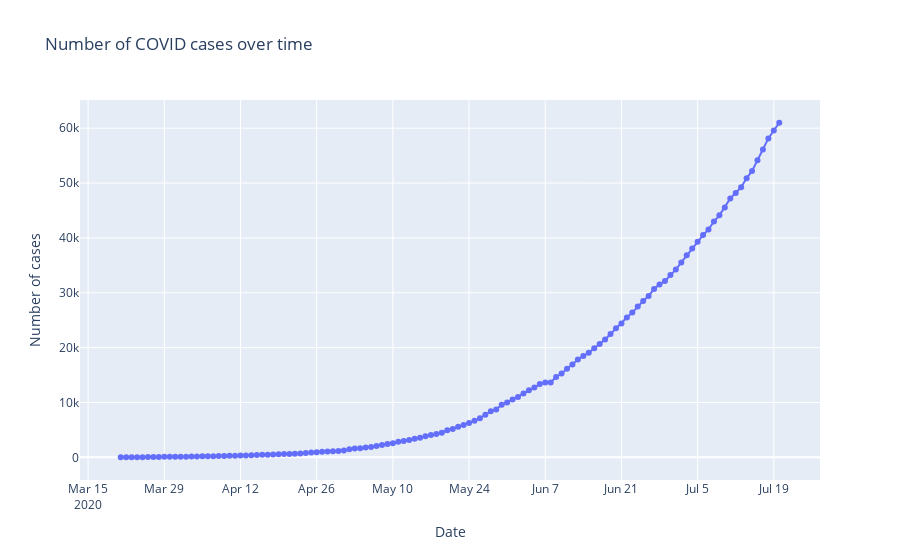

This figure's notebook cell:
### Code cell
fig = go.Figure(data=go.Scatter(x=total_confirmed['date'],
                                y=total_confirmed['cases'],
                                mode='lines+markers')) 
fig.update_layout(title='Number of COVID cases over time', xaxis_title="Date", yaxis_title="Number of cases")
fig.show()

covid_lp = df[df['region']=="La Paz"][['date','cases']].groupby('date').sum().reset_index()
covid_sc = df[df['region']=="Santa Cruz"][['date','cases']].groupby('date').sum().reset_index()
covid_cb = df[df['region']=="Cochabamba"][['date','cases']].groupby('date').sum().reset_index()
covid_or = df[df['region']=="Oruro"][['date','cases']].groupby('date').sum().reset_index()
covid_bn = df[df['region']=="Beni"][['date','cases']].groupby('date').sum().reset_index()
covid_pn = df[df['region']=="Pando"][['date','cases']].groupby('date').sum().reset_index()
covid_tj = df[df['region']=="Tarija"][['date','cases']].groupby('date').sum().reset_index()
covid_cs = df[df['region']=="Chuquisaca"][['date','cases']].groupby('date').sum().reset_index()
covid_pt = df[df['region']=="Potosi"][['date','cases']].groupby('date').sum().reset_index()

### Figure 1 — Plotly figure (JSON) as saved in the notebook; plotly's stock layout.template omitted (floating-point values rounded to 4 significant figures)
{"data": [{"y": [20, 27, 28, 32, 39, 61, 74, 81, 96, 107, 115, 123, 132, 139, 157, 183, 194, 210, 264, 268, 275, 300, 330, 354, 397, 441, 465, 493, 520, 564, 598, 609, 672, 703, 807, 866, 950, 1014, 1053, 1110, 1167, 1229, 1470, 1594, 1681, 1802, 1886, 2081, 2266, 2437, 2556, 2831, 2964, 3148, 3372, 3577, 3826, 4088, 4263, 4481, 4919, 5187, 5579, 5915, 6263, 6660, 7136, 7768, 8387, 8731, 9592, 9982, 10531, 10991, 11638, 12245, 12728, 13358, 13643, 13643, 14644, 15281, 16165, 16929, 17842, 18459, 19073, 19883, 20685, 21485, 22476, 23512, 24388, 25493, 26389, 27487, 28503, 29423, 30676, 31524, 32125, 33219, 34227, 35528, 36818, 38071, 39297, 40509, 41545, 42984, 44113, 45565, 47200, 48187, 49250, 50867, 52218, 54156, 56102, 58138, 59582, 60991], "x": ["2020-03-21", "2020-03-22", "2020-03-23", "2020-03-24", "2020-03-25", "2020-03-26", "2020-03-27", "2020-03-28", "2020-03-29", "2020-03-30", "2020-03-31", "2020-04-01", "2020-04-02", "2020-04-03", "2020-04-04", "2020-04-05", "2020-04-06", "2020-04-07", "2020-04-08", "2020-04-09", "2020-04-10", "2020-04-11", "2020-04-12", "2020-04-13", "2020-04-14", "2020-04-15", "2020-04-16", "2020-04-17", "2020-04-18", "2020-04-19", "2020-04-20", "2020-04-21", "2020-04-22", "2020-04-23", "2020-04-24", "2020-04-25", "2020-04-26", "2020-04-27", "2020-04-28", "2020-04-29", "2020-04-30", "2020-05-01", "2020-05-02", "2020-05-03", "2020-05-04", "2020-05-05", "2020-05-06", "2020-05-07", "2020-05-08", "2020-05-09", "2020-05-10", "2020-05-11", "2020-05-12", "2020-05-13", "2020-05-14", "2020-05-15", "2020-05-16", "2020-05-17", "2020-05-18", "2020-05-19", "2020-05-20", "2020-05-21", "2020-05-22", "2020-05-23", "2020-05-24", "2020-05-25", "2020-05-26", "2020-05-27", "2020-05-28", "2020-05-29", "2020-05-30", "2020-05-31", "2020-06-01", "2020-06-02", "2020-06-03", "2020-06-04", "2020-06-05", "2020-06-06", "2020-06-07", "2020-06-08", "2020-06-09", "2020-06-10", "2020-06-11", "2020-06-12", "2020-06-13", "2020-06-14", "2020-06-15", "2020-06-16", "2020-06-17", "2020-06-18", "2020-06-19", "2020-06-20", "2020-06-21", "2020-06-22", "2020-06-23", "2020-06-24", "2020-06-25", "2020-06-26", "2020-06-27", "2020-06-28", "2020-06-29", "2020-06-30", "2020-07-01", "2020-07-02", "2020-07-03", "2020-07-04", "2020-07-05", "2020-07-06", "2020-07-07", "2020-07-08", "2020-07-09", "2020-07-10", "2020-07-11", "2020-07-12", "2020-07-13", "2020-07-14", "2020-07-15", "2020-07-16", "2020-07-17", "2020-07-18", "2020-07-19", "2020-07-20"], "type": "scatter", "mode": "lines+markers"}], "layout": {"yaxis": {"title": {"text": "Number of cases"}}, "xaxis": {"title": {"text": "Date"}}, "title": {"text": "Number of COVID cases over time"}}}
